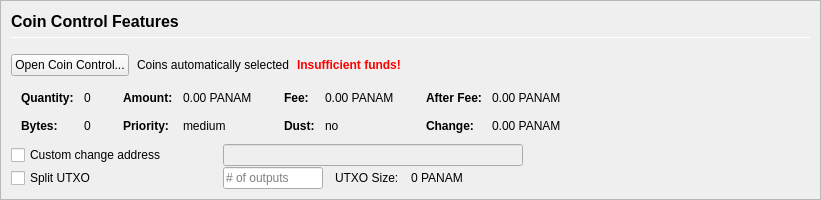
         <widget class="QFrame" name="frameCoinControl">
          <property name="sizePolicy">
           <sizepolicy hsizetype="Expanding" vsizetype="Expanding">
            <horstretch>0</horstretch>
            <verstretch>0</verstretch>
           </sizepolicy>
          </property>
          <property name="maximumSize">
           <size>
            <width>16777215</width>
            <height>16777215</height>
           </size>
          </property>
          <property name="frameShape">
           <enum>QFrame::StyledPanel</enum>
          </property>
          <property name="frameShadow">
           <enum>QFrame::Sunken</enum>
          </property>
          <layout class="QVBoxLayout" name="verticalLayoutCoinControl2">
           <property name="spacing">
            <number>0</number>
           </property>
           <property name="leftMargin">
            <number>0</number>
           </property>
           <property name="topMargin">
            <number>0</number>
           </property>
           <property name="rightMargin">
            <number>0</number>
           </property>
           <property name="bottomMargin">
            <number>0</number>
           </property>
           <item>
            <widget class="QFrame" name="frameCoinControl_BG">
             <layout class="QVBoxLayout" name="verticalLayoutCoinControl" stretch="0,0,0,0,0,0">
              <property name="spacing">
               <number>1</number>
              </property>
              <property name="leftMargin">
               <number>10</number>
              </property>
              <property name="topMargin">
               <number>10</number>
              </property>
              <item>
               <layout class="QHBoxLayout" name="horizontalLayoutCoinControl1">
                <property name="bottomMargin">
                 <number>15</number>
                </property>
                <item>
                 <layout class="QVBoxLayout" name="verticalLayout_3">
                  <property name="spacing">
                   <number>6</number>
                  </property>
                  <item>
                   <widget class="QLabel" name="labelCoinControlFeatures">
                    <property name="sizePolicy">
                     <sizepolicy hsizetype="Preferred" vsizetype="Maximum">
                      <horstretch>0</horstretch>
                      <verstretch>0</verstretch>
                     </sizepolicy>
                    </property>
                    <property name="minimumSize">
                     <size>
                      <width>0</width>
                      <height>20</height>
                     </size>
                    </property>
                    <property name="font">
                     <font>
                      <pointsize>12</pointsize>
                      <weight>75</weight>
                      <bold>true</bold>
                     </font>
                    </property>
                    <property name="styleSheet">
                     <string notr="true">font-weight:bold;</string>
                    </property>
                    <property name="text">
                     <string>Coin Control Features</string>
                    </property>
                   </widget>
                  </item>
                  <item>
                   <widget class="Line" name="line">
                    <property name="minimumSize">
                     <size>
                      <width>0</width>
                      <height>1</height>
                     </size>
                    </property>
                    <property name="maximumSize">
                     <size>
                      <width>16777215</width>
                      <height>1</height>
                     </size>
                    </property>
                    <property name="orientation">
                     <enum>Qt::Horizontal</enum>
                    </property>
                   </widget>
                  </item>
                 </layout>
                </item>
               </layout>
              </item>
              <item>
               <layout class="QHBoxLayout" name="horizontalLayoutCoinControl2" stretch="0,0,0,0">
                <property name="spacing">
                 <number>8</number>
                </property>
                <property name="bottomMargin">
                 <number>10</number>
                </property>
                <item>
                 <widget class="QPushButton" name="pushButtonCoinControl">
                  <property name="styleSheet">
                   <string notr="true"/>
                  </property>
                  <property name="text">
                   <string>Open Coin Control...</string>
                  </property>
                  <property name="autoDefault">
                   <bool>false</bool>
                  </property>
                 </widget>
                </item>
                <item>
                 <widget class="QLabel" name="labelCoinControlAutomaticallySelected">
                  <property name="text">
                   <string>Coins automatically selected</string>
                  </property>
                  <property name="margin">
                   <number>5</number>
                  </property>
                 </widget>
                </item>
                <item>
                 <widget class="QLabel" name="labelCoinControlInsuffFunds">
                  <property name="font">
                   <font>
                    <weight>75</weight>
                    <bold>true</bold>
                   </font>
                  </property>
                  <property name="styleSheet">
                   <string notr="true">color:red;font-weight:bold;</string>
                  </property>
                  <property name="text">
                   <string>Insufficient funds!</string>
                  </property>
                  <property name="margin">
                   <number>5</number>
                  </property>
                 </widget>
                </item>
                <item>
                 <spacer name="horizontalSpacerCoinControl">
                  <property name="orientation">
                   <enum>Qt::Horizontal</enum>
                  </property>
                  <property name="sizeHint" stdset="0">
                   <size>
                    <width>40</width>
                    <height>1</height>
                   </size>
                  </property>
                 </spacer>
                </item>
               </layout>
              </item>
              <item>
               <widget class="QWidget" name="widgetCoinControl" native="true">
                <property name="sizePolicy">
                 <sizepolicy hsizetype="Preferred" vsizetype="Preferred">
                  <horstretch>0</horstretch>
                  <verstretch>0</verstretch>
                 </sizepolicy>
                </property>
                <property name="minimumSize">
                 <size>
                  <width>0</width>
                  <height>0</height>
                 </size>
                </property>
                <property name="styleSheet">
                 <string notr="true"/>
                </property>
                <layout class="QHBoxLayout" name="horizontalLayoutCoinControl5">
                 <property name="leftMargin">
                  <number>0</number>
                 </property>
                 <property name="topMargin">
                  <number>0</number>
                 </property>
                 <property name="rightMargin">
                  <number>0</number>
                 </property>
                 <property name="bottomMargin">
                  <number>0</number>
                 </property>
                 <item>
                  <layout class="QHBoxLayout" name="horizontalLayoutCoinControl3" stretch="0,0,0,1">
                   <property name="spacing">
                    <number>20</number>
                   </property>
                   <property name="topMargin">
                    <number>0</number>
                   </property>
                   <property name="bottomMargin">
                    <number>10</number>
                   </property>
                   <item>
                    <layout class="QFormLayout" name="formLayoutCoinControl1">
                     <property name="horizontalSpacing">
                      <number>10</number>
                     </property>
                     <property name="verticalSpacing">
                      <number>14</number>
                     </property>
                     <property name="leftMargin">
                      <number>10</number>
                     </property>
                     <property name="topMargin">
                      <number>4</number>
                     </property>
                     <property name="rightMargin">
                      <number>6</number>
                     </property>
                     <item row="0" column="0">
                      <widget class="QLabel" name="labelCoinControlQuantityText">
                       <property name="font">
                        <font>
                         <weight>75</weight>
                         <bold>true</bold>
                        </font>
                       </property>
                       <property name="text">
                        <string>Quantity:</string>
                       </property>
                       <property name="margin">
                        <number>0</number>
                       </property>
                      </widget>
                     </item>
                     <item row="0" column="1">
                      <widget class="QLabel" name="labelCoinControlQuantity">
                       <property name="cursor">
                        <cursorShape>IBeamCursor</cursorShape>
                       </property>
                       <property name="contextMenuPolicy">
                        <enum>Qt::ActionsContextMenu</enum>
                       </property>
                       <property name="text">
                        <string notr="true">0</string>
                       </property>
                       <property name="margin">
                        <number>0</number>
                       </property>
                       <property name="textInteractionFlags">
                        <set>Qt::LinksAccessibleByMouse|Qt::TextSelectableByKeyboard|Qt::TextSelectableByMouse</set>
                       </property>
                      </widget>
                     </item>
                     <item row="1" column="0">
                      <widget class="QLabel" name="labelCoinControlBytesText">
                       <property name="font">
                        <font>
                         <weight>75</weight>
                         <bold>true</bold>
                        </font>
                       </property>
                       <property name="text">
                        <string>Bytes:</string>
                       </property>
                      </widget>
                     </item>
                     <item row="1" column="1">
                      <widget class="QLabel" name="labelCoinControlBytes">
                       <property name="cursor">
                        <cursorShape>IBeamCursor</cursorShape>
                       </property>
                       <property name="contextMenuPolicy">
                        <enum>Qt::ActionsContextMenu</enum>
                       </property>
                       <property name="text">
                        <string notr="true">0</string>
                       </property>
                       <property name="textInteractionFlags">
                        <set>Qt::LinksAccessibleByMouse|Qt::TextSelectableByKeyboard|Qt::TextSelectableByMouse</set>
                       </property>
                      </widget>
                     </item>
                    </layout>
                   </item>
                   <item>
                    <layout class="QFormLayout" name="formLayoutCoinControl2">
                     <property name="horizontalSpacing">
                      <number>10</number>
                     </property>
                     <property name="verticalSpacing">
                      <number>14</number>
                     </property>
                     <property name="leftMargin">
                      <number>6</number>
                     </property>
                     <property name="topMargin">
                      <number>4</number>
                     </property>
                     <property name="rightMargin">
                      <number>6</number>
                     </property>
                     <item row="0" column="0">
                      <widget class="QLabel" name="labelCoinControlAmountText">
                       <property name="font">
                        <font>
                         <weight>75</weight>
                         <bold>true</bold>
                        </font>
                       </property>
                       <property name="text">
                        <string>Amount:</string>
                       </property>
                       <property name="margin">
                        <number>0</number>
                       </property>
                      </widget>
                     </item>
                     <item row="0" column="1">
                      <widget class="QLabel" name="labelCoinControlAmount">
                       <property name="cursor">
                        <cursorShape>IBeamCursor</cursorShape>
                       </property>
                       <property name="contextMenuPolicy">
                        <enum>Qt::ActionsContextMenu</enum>
                       </property>
                       <property name="text">
                        <string notr="true">0.00 PANAM</string>
                       </property>
                       <property name="textInteractionFlags">
                        <set>Qt::LinksAccessibleByMouse|Qt::TextSelectableByKeyboard|Qt::TextSelectableByMouse</set>
                       </property>
                      </widget>
                     </item>
                     <item row="1" column="0">
                      <widget class="QLabel" name="labelCoinControlPriorityText">
                       <property name="font">
                        <font>
                         <weight>75</weight>
                         <bold>true</bold>
                        </font>
                       </property>
                       <property name="text">
                        <string>Priority:</string>
                       </property>
                      </widget>
                     </item>
                     <item row="1" column="1">
                      <widget class="QLabel" name="labelCoinControlPriority">
                       <property name="cursor">
                        <cursorShape>IBeamCursor</cursorShape>
                       </property>
                       <property name="contextMenuPolicy">
                        <enum>Qt::ActionsContextMenu</enum>
                       </property>
                       <property name="text">
                        <string>medium</string>
                       </property>
                       <property name="textInteractionFlags">
                        <set>Qt::LinksAccessibleByMouse|Qt::TextSelectableByKeyboard|Qt::TextSelectableByMouse</set>
                       </property>
                      </widget>
                     </item>
                    </layout>
                   </item>
                   <item>
                    <layout class="QFormLayout" name="formLayoutCoinControl3">
                     <property name="horizontalSpacing">
                      <number>10</number>
                     </property>
                     <property name="verticalSpacing">
                      <number>14</number>
                     </property>
                     <property name="leftMargin">
                      <number>6</number>
                     </property>
                     <property name="topMargin">
                      <number>4</number>
                     </property>
                     <property name="rightMargin">
                      <number>6</number>
                     </property>
                     <item row="0" column="0">
                      <widget class="QLabel" name="labelCoinControlFeeText">
                       <property name="font">
                        <font>
                         <weight>75</weight>
                         <bold>true</bold>
                        </font>
                       </property>
                       <property name="text">
                        <string>Fee:</string>
                       </property>
                       <property name="margin">
                        <number>0</number>
                       </property>
                      </widget>
                     </item>
                     <item row="0" column="1">
                      <widget class="QLabel" name="labelCoinControlFee">
                       <property name="cursor">
                        <cursorShape>IBeamCursor</cursorShape>
                       </property>
                       <property name="contextMenuPolicy">
                        <enum>Qt::ActionsContextMenu</enum>
                       </property>
                       <property name="text">
                        <string notr="true">0.00 PANAM</string>
                       </property>
                       <property name="textInteractionFlags">
                        <set>Qt::LinksAccessibleByMouse|Qt::TextSelectableByKeyboard|Qt::TextSelectableByMouse</set>
                       </property>
                      </widget>
                     </item>
                     <item row="1" column="0">
                      <widget class="QLabel" name="labelCoinControlLowOutputText">
                       <property name="font">
                        <font>
                         <weight>75</weight>
                         <bold>true</bold>
                        </font>
                       </property>
                       <property name="text">
                        <string>Dust:</string>
                       </property>
                      </widget>
                     </item>
                     <item row="1" column="1">
                      <widget class="QLabel" name="labelCoinControlLowOutput">
                       <property name="cursor">
                        <cursorShape>IBeamCursor</cursorShape>
                       </property>
                       <property name="contextMenuPolicy">
                        <enum>Qt::ActionsContextMenu</enum>
                       </property>
                       <property name="text">
                        <string>no</string>
                       </property>
                       <property name="textInteractionFlags">
                        <set>Qt::LinksAccessibleByMouse|Qt::TextSelectableByKeyboard|Qt::TextSelectableByMouse</set>
                       </property>
                      </widget>
                     </item>
                    </layout>
                   </item>
                   <item>
                    <layout class="QFormLayout" name="formLayoutCoinControl4">
                     <property name="horizontalSpacing">
                      <number>10</number>
                     </property>
                     <property name="verticalSpacing">
                      <number>14</number>
                     </property>
                     <property name="leftMargin">
                      <number>6</number>
                     </property>
                     <property name="topMargin">
                      <number>4</number>
                     </property>
                     <property name="rightMargin">
                      <number>6</number>
                     </property>
                     <item row="0" column="0">
                      <widget class="QLabel" name="labelCoinControlAfterFeeText">
                       <property name="font">
                        <font>
                         <weight>75</weight>
                         <bold>true</bold>
                        </font>
                       </property>
                       <property name="text">
                        <string>After Fee:</string>
                       </property>
                       <property name="margin">
                        <number>0</number>
                       </property>
                      </widget>
                     </item>
                     <item row="0" column="1">
                      <widget class="QLabel" name="labelCoinControlAfterFee">
                       <property name="cursor">
                        <cursorShape>IBeamCursor</cursorShape>
                       </property>
                       <property name="contextMenuPolicy">
                        <enum>Qt::ActionsContextMenu</enum>
                       </property>
                       <property name="text">
                        <string notr="true">0.00 PANAM</string>
                       </property>
                       <property name="textInteractionFlags">
                        <set>Qt::LinksAccessibleByMouse|Qt::TextSelectableByKeyboard|Qt::TextSelectableByMouse</set>
                       </property>
                      </widget>
                     </item>
                     <item row="1" column="0">
                      <widget class="QLabel" name="labelCoinControlChangeText">
                       <property name="font">
                        <font>
                         <weight>75</weight>
                         <bold>true</bold>
                        </font>
                       </property>
                       <property name="text">
                        <string>Change:</string>
                       </property>
                      </widget>
                     </item>
                     <item row="1" column="1">
                      <widget class="QLabel" name="labelCoinControlChange">
                       <property name="cursor">
                        <cursorShape>IBeamCursor</cursorShape>
                       </property>
                       <property name="contextMenuPolicy">
                        <enum>Qt::ActionsContextMenu</enum>
                       </property>
                       <property name="text">
                        <string notr="true">0.00 PANAM</string>
                       </property>
                       <property name="textInteractionFlags">
                        <set>Qt::LinksAccessibleByMouse|Qt::TextSelectableByKeyboard|Qt::TextSelectableByMouse</set>
                       </property>
                      </widget>
                     </item>
                    </layout>
                   </item>
                  </layout>
                 </item>
                </layout>
               </widget>
              </item>
              <item>
               <layout class="QHBoxLayout" name="horizontalLayoutCoinControl4">
                <property name="spacing">
                 <number>12</number>
                </property>
                <property name="sizeConstraint">
                 <enum>QLayout::SetDefaultConstraint</enum>
                </property>
                <property name="topMargin">
                 <number>0</number>
                </property>
                <property name="rightMargin">
                 <number>0</number>
                </property>
                <item>
                 <widget class="QCheckBox" name="checkBoxCoinControlChange">
                  <property name="sizePolicy">
                   <sizepolicy hsizetype="Preferred" vsizetype="Preferred">
                    <horstretch>0</horstretch>
                    <verstretch>0</verstretch>
                   </sizepolicy>
                  </property>
                  <property name="minimumSize">
                   <size>
                    <width>200</width>
                    <height>0</height>
                   </size>
                  </property>
                  <property name="maximumSize">
                   <size>
                    <width>200</width>
                    <height>16777215</height>
                   </size>
                  </property>
                  <property name="toolTip">
                   <string>If this is activated, but the change address is empty or invalid, change will be sent to a newly generated address.</string>
                  </property>
                  <property name="text">
                   <string>Custom change address</string>
                  </property>
                 </widget>
                </item>
                <item>
                 <widget class="QValidatedLineEdit" name="lineEditCoinControlChange">
                  <property name="enabled">
                   <bool>false</bool>
                  </property>
                  <property name="sizePolicy">
                   <sizepolicy hsizetype="Preferred" vsizetype="Preferred">
                    <horstretch>0</horstretch>
                    <verstretch>0</verstretch>
                   </sizepolicy>
                  </property>
                  <property name="minimumSize">
                   <size>
                    <width>300</width>
                    <height>0</height>
                   </size>
                  </property>
                 </widget>
                </item>
                <item>
                 <widget class="QLabel" name="labelCoinControlChangeLabel">
                  <property name="sizePolicy">
                   <sizepolicy hsizetype="Preferred" vsizetype="Preferred">
                    <horstretch>0</horstretch>
                    <verstretch>0</verstretch>
                   </sizepolicy>
                  </property>
                  <property name="minimumSize">
                   <size>
                    <width>100</width>
                    <height>0</height>
                   </size>
                  </property>
                  <property name="text">
                   <string/>
                  </property>
                  <property name="margin">
                   <number>3</number>
                  </property>
                 </widget>
                </item>
               </layout>
              </item>
              <item>
               <layout class="QHBoxLayout" name="horizontalLayoutCoinControl6">
                <property name="spacing">
                 <number>12</number>
                </property>
                <property name="rightMargin">
                 <number>0</number>
                </property>
                <item>
                 <widget class="QCheckBox" name="splitBlockCheckBox">
                  <property name="sizePolicy">
                   <sizepolicy hsizetype="Preferred" vsizetype="Preferred">
                    <horstretch>0</horstretch>
                    <verstretch>0</verstretch>
                   </sizepolicy>
                  </property>
                  <property name="minimumSize">
                   <size>
                    <width>200</width>
                    <height>0</height>
                   </size>
                  </property>
                  <property name="maximumSize">
                   <size>
                    <width>200</width>
                    <height>16777215</height>
                   </size>
                  </property>
                  <property name="text">
                   <string>Split UTXO</string>
                  </property>
                 </widget>
                </item>
                <item>
                 <widget class="QLineEdit" name="splitBlockLineEdit">
                  <property name="sizePolicy">
                   <sizepolicy hsizetype="Preferred" vsizetype="Preferred">
                    <horstretch>50</horstretch>
                    <verstretch>0</verstretch>
                   </sizepolicy>
                  </property>
                  <property name="minimumSize">
                   <size>
                    <width>100</width>
                    <height>0</height>
                   </size>
                  </property>
                  <property name="maximumSize">
                   <size>
                    <width>100</width>
                    <height>16777215</height>
                   </size>
                  </property>
                  <property name="placeholderText">
                   <string># of outputs</string>
                  </property>
                 </widget>
                </item>
                <item>
                 <widget class="QLabel" name="labelBlockSizeText">
                  <property name="text">
                   <string>UTXO Size:</string>
                  </property>
                 </widget>
                </item>
                <item>
                 <widget class="QLabel" name="labelBlockSize">
                  <property name="text">
                   <string>0 PANAM</string>
                  </property>
                 </widget>
                </item>
                <item>
                 <spacer name="horizontalSpacer_7">
                  <property name="orientation">
                   <enum>Qt::Horizontal</enum>
                  </property>
                  <property name="sizeHint" stdset="0">
                   <size>
                    <width>40</width>
                    <height>20</height>
                   </size>
                  </property>
                 </spacer>
                </item>
               </layout>
              </item>
              <item>
               <spacer name="verticalSpacerCoinControl">
                <property name="orientation">
                 <enum>Qt::Vertical</enum>
                </property>
                <property name="sizeHint" stdset="0">
                 <size>
                  <width>800</width>
                  <height>1</height>
                 </size>
                </property>
               </spacer>
              </item>
             </layout>
            </widget>
           </item>
          </layout>
         </widget>
